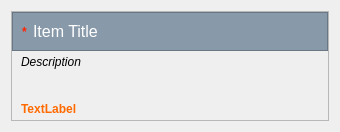
<?xml version="1.0" encoding="UTF-8"?>
<ui version="4.0">
 <class>Form</class>
 <widget class="QWidget" name="Form">
  <property name="geometry">
   <rect>
    <x>0</x>
    <y>0</y>
    <width>340</width>
    <height>132</height>
   </rect>
  </property>
  <property name="sizePolicy">
   <sizepolicy hsizetype="Preferred" vsizetype="Minimum">
    <horstretch>0</horstretch>
    <verstretch>0</verstretch>
   </sizepolicy>
  </property>
  <property name="windowTitle">
   <string>Form</string>
  </property>
  <layout class="QVBoxLayout" name="verticalLayout">
   <item>
    <widget class="QFrame" name="frame_2">
     <property name="sizePolicy">
      <sizepolicy hsizetype="Preferred" vsizetype="Minimum">
       <horstretch>0</horstretch>
       <verstretch>0</verstretch>
      </sizepolicy>
     </property>
     <property name="frameShape">
      <enum>QFrame::StyledPanel</enum>
     </property>
     <property name="frameShadow">
      <enum>QFrame::Sunken</enum>
     </property>
     <layout class="QVBoxLayout" name="verticalLayout_2">
      <property name="spacing">
       <number>0</number>
      </property>
      <property name="leftMargin">
       <number>0</number>
      </property>
      <property name="topMargin">
       <number>0</number>
      </property>
      <property name="rightMargin">
       <number>0</number>
      </property>
      <property name="bottomMargin">
       <number>0</number>
      </property>
      <item>
       <widget class="QFrame" name="frame_title">
        <property name="sizePolicy">
         <sizepolicy hsizetype="Preferred" vsizetype="Fixed">
          <horstretch>0</horstretch>
          <verstretch>0</verstretch>
         </sizepolicy>
        </property>
        <property name="styleSheet">
         <string notr="true">color: rgb(255, 255, 255);
background-color: rgb(136, 153,170);</string>
        </property>
        <property name="frameShape">
         <enum>QFrame::StyledPanel</enum>
        </property>
        <property name="frameShadow">
         <enum>QFrame::Raised</enum>
        </property>
        <layout class="QHBoxLayout" name="horizontalLayout">
         <property name="leftMargin">
          <number>9</number>
         </property>
         <item>
          <widget class="QLabel" name="required_label">
           <property name="font">
            <font>
             <weight>75</weight>
             <bold>true</bold>
            </font>
           </property>
           <property name="styleSheet">
            <string notr="true">color: rgb(255, 36, 0);</string>
           </property>
           <property name="text">
            <string>*</string>
           </property>
          </widget>
         </item>
         <item>
          <widget class="QLabel" name="title">
           <property name="sizePolicy">
            <sizepolicy hsizetype="Expanding" vsizetype="Minimum">
             <horstretch>0</horstretch>
             <verstretch>0</verstretch>
            </sizepolicy>
           </property>
           <property name="font">
            <font>
             <pointsize>12</pointsize>
            </font>
           </property>
           <property name="text">
            <string>Item Title</string>
           </property>
           <property name="alignment">
            <set>Qt::AlignLeading|Qt::AlignLeft|Qt::AlignVCenter</set>
           </property>
           <property name="wordWrap">
            <bool>true</bool>
           </property>
           <property name="margin">
            <number>0</number>
           </property>
           <property name="textInteractionFlags">
            <set>Qt::LinksAccessibleByMouse</set>
           </property>
          </widget>
         </item>
        </layout>
       </widget>
      </item>
      <item>
       <widget class="QFrame" name="frame">
        <property name="sizePolicy">
         <sizepolicy hsizetype="Preferred" vsizetype="Minimum">
          <horstretch>0</horstretch>
          <verstretch>0</verstretch>
         </sizepolicy>
        </property>
        <property name="frameShape">
         <enum>QFrame::NoFrame</enum>
        </property>
        <property name="frameShadow">
         <enum>QFrame::Raised</enum>
        </property>
        <layout class="QVBoxLayout" name="verticalLayout_3">
         <property name="leftMargin">
          <number>9</number>
         </property>
         <property name="topMargin">
          <number>4</number>
         </property>
         <property name="bottomMargin">
          <number>4</number>
         </property>
         <item>
          <widget class="QLabel" name="description">
           <property name="sizePolicy">
            <sizepolicy hsizetype="Preferred" vsizetype="Minimum">
             <horstretch>0</horstretch>
             <verstretch>0</verstretch>
            </sizepolicy>
           </property>
           <property name="font">
            <font>
             <italic>true</italic>
            </font>
           </property>
           <property name="text">
            <string>Description</string>
           </property>
           <property name="alignment">
            <set>Qt::AlignLeading|Qt::AlignLeft|Qt::AlignTop</set>
           </property>
           <property name="wordWrap">
            <bool>true</bool>
           </property>
           <property name="textInteractionFlags">
            <set>Qt::TextSelectableByMouse</set>
           </property>
          </widget>
         </item>
         <item alignment="Qt::AlignLeft">
          <widget class="QFrame" name="frame_input">
           <property name="sizePolicy">
            <sizepolicy hsizetype="Preferred" vsizetype="Minimum">
             <horstretch>0</horstretch>
             <verstretch>0</verstretch>
            </sizepolicy>
           </property>
           <property name="frameShape">
            <enum>QFrame::NoFrame</enum>
           </property>
           <property name="frameShadow">
            <enum>QFrame::Raised</enum>
           </property>
           <layout class="QVBoxLayout" name="input_layout">
            <property name="spacing">
             <number>2</number>
            </property>
            <property name="leftMargin">
             <number>0</number>
            </property>
            <property name="topMargin">
             <number>0</number>
            </property>
            <property name="rightMargin">
             <number>0</number>
            </property>
            <property name="bottomMargin">
             <number>0</number>
            </property>
           </layout>
          </widget>
         </item>
         <item>
          <widget class="QLabel" name="label_invalid_message">
           <property name="sizePolicy">
            <sizepolicy hsizetype="Preferred" vsizetype="Minimum">
             <horstretch>0</horstretch>
             <verstretch>0</verstretch>
            </sizepolicy>
           </property>
           <property name="font">
            <font>
             <weight>75</weight>
             <bold>true</bold>
            </font>
           </property>
           <property name="styleSheet">
            <string notr="true">color: rgb(255, 106, 0);</string>
           </property>
           <property name="text">
            <string>TextLabel</string>
           </property>
           <property name="alignment">
            <set>Qt::AlignBottom|Qt::AlignLeading|Qt::AlignLeft</set>
           </property>
           <property name="wordWrap">
            <bool>true</bool>
           </property>
           <property name="margin">
            <number>4</number>
           </property>
          </widget>
         </item>
        </layout>
       </widget>
      </item>
     </layout>
    </widget>
   </item>
  </layout>
 </widget>
 <resources/>
 <connections/>
</ui>
